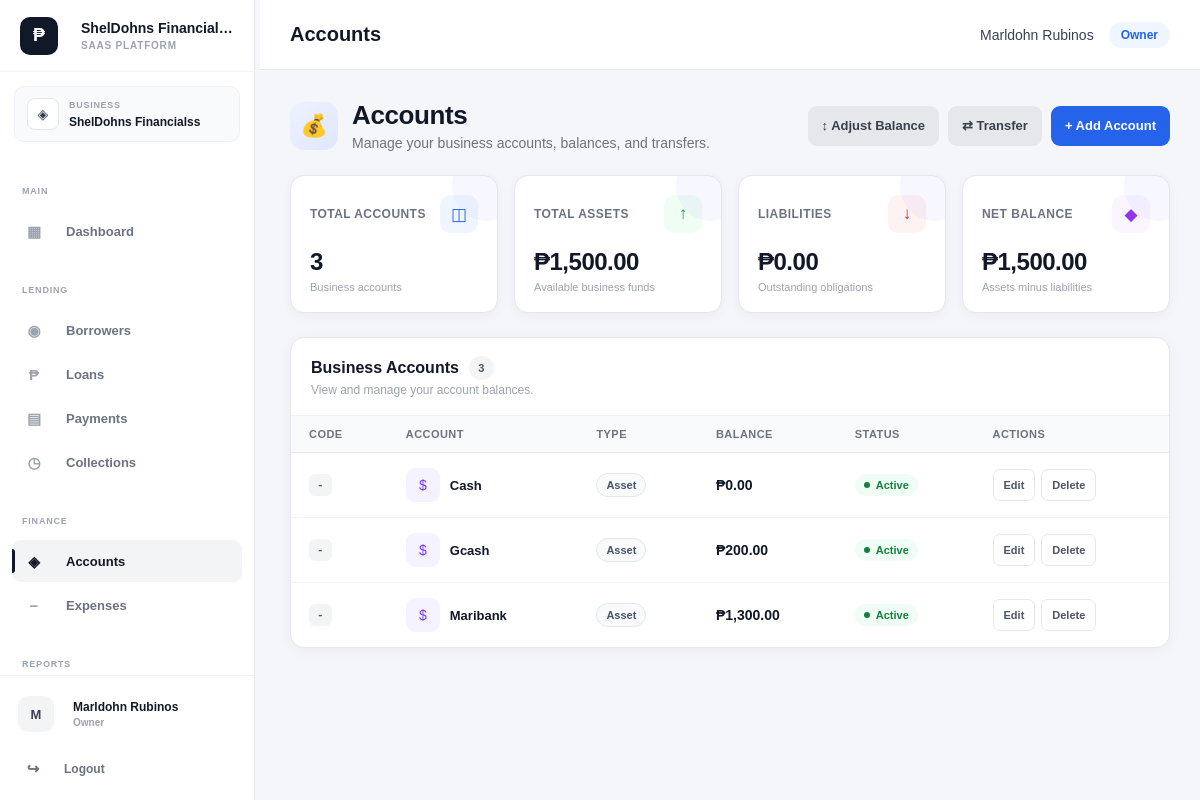
The app's page /public/index.php?url=accounts (signed in) with its own data.
### tables this page shows
CREATE TABLE `accounts` (
  `id` int(10) UNSIGNED NOT NULL,
  `business_id` bigint(20) UNSIGNED NOT NULL,
  `account_name` varchar(150) NOT NULL,
  `account_type` varchar(50) DEFAULT NULL,
  `balance` decimal(15,2) NOT NULL DEFAULT 0.00,
  `status` enum('active','inactive') NOT NULL DEFAULT 'active',
  `created_by` int(10) UNSIGNED DEFAULT NULL,
  `created_at` timestamp NOT NULL DEFAULT current_timestamp(),
  `updated_at` timestamp NOT NULL DEFAULT current_timestamp() ON UPDATE current_timestamp()
);

### app/views/accounts/index.php (the view, shortened to what the rows shown need)
<?php
$accounts = is_array($accounts ?? null)
    ? $accounts
    : [];
?>
<!DOCTYPE html>
<html lang="en">
<head>
    <link
        rel="stylesheet"
        href="assets/css/style.css"
    >
</head>
<body>
<div class="main-content">
    <div class="container accounts-page">
        <div class="accounts-header">
            <div class="accounts-heading">
                <div>
                    <h1>
                        Accounts
                    </h1>
                </div>
            </div>
        </div>
        <div class="accounts-panel">
            <div class="accounts-panel-header">
                <div>
                    <div class="accounts-panel-title">
                        <h2>
                            Business Accounts
                        </h2>
                    </div>
                </div>
            </div>
            <?php if (empty($accounts)): ?>
                <div class="accounts-empty">
                    <div class="accounts-empty-icon">
                        💰
                    </div>
                    <h3>
                        No Accounts Yet
                    </h3>
                    <p>
                        Create your first business account
                        to start tracking balances,
                        transfers, and financial activity.
                    </p>
                    <button
                        type="button"
                        class="btn btn-primary"
                        onclick="openCreateModal()"
                    >
                        + Add Your First Account
                    </button>
                </div>
            <?php else: ?>
                <div class="accounts-table-wrapper">
                    <table class="accounts-table">
                        <thead>
                            <tr>
                                <th>
                                    Code
                                </th>
                                <th>
                                    Account
                                </th>
                                <th>
                                    Type
                                </th>
                                <th>
                                    Balance
                                </th>
                                <th>
                                    Status
                                </th>
                                <th>
                                    Actions
                                </th>
                            </tr>
                        </thead>
                        <tbody>
                        <?php foreach (
                            $accounts as $account
                        ): ?>
                            <?php
                            $accountId =
                                (int)(
                                    $account['id']
                                    ?? 0
                                );
                            $accountCode =
                                $account['account_code']
                                ?? $account['code']
                                ?? '';
                            $accountName =
                                $account['account_name']
                                ?? $account['name']
                                ?? '';
                            $accountType =
                                $account['account_type']
                                ?? $account['type']
                                ?? '';
                            $accountBalance =
                                (float)(
                                    $account['balance']
                                    ?? $account['current_balance']
                                    ?? 0
                                );
                            $accountStatus =
                                strtolower(
                                    trim(
                                        $account['status']
                                        ?? 'active'
                                    )
                                );
                            $formattedType =
                                ucfirst(
                                    str_replace(
                                        '_',
                                        ' ',
                                        $accountType
                                    )
                                );
                            $statusClass =
                                match ($accountStatus) {
                                    'active' =>
                                        'status-active',
                                    'inactive' =>
                                        'status-inactive',
                                    'suspended' =>
                                        'status-suspended',
                                    default =>
                                        'status-default'
                                };
                            ?>
                            <tr>
                                <td>
                                    <span class="account-code">
                                        <?= htmlspecialchars(
                                            $accountCode ?: '-',
                                            ENT_QUOTES,
                                            'UTF-8'
                                        ) ?>
                                    </span>
                                </td>
                                <td>
                                    <div
                                        class="
                                            account-name-cell
                                        "
                                    >
                                        <div
                                            class="
                                                account-name-icon
                                            "
                                        >
                                            $
                                        </div>
                                        <span
                                            class="account-name"
                                        >
                                            <?= htmlspecialchars(
                                                $accountName ?: '-',
                                                ENT_QUOTES,
                                                'UTF-8'
                                            ) ?>
                                        </span>
                                    </div>
                                </td>
                                <td>
                                    <span
                                        class="
                                            account-type-badge
                                        "
                                    >
                                        <?= htmlspecialchars(
                                            $formattedType,
                                            ENT_QUOTES,
                                            'UTF-8'
                                        ) ?>
                                    </span>
                                </td>
                                <td>
                                    <span
                                        class="account-balance"
                                    >
                                        ₱<?= number_format(
                                            $accountBalance,
                                            2
                                        ) ?>
                                    </span>
                                </td>
                                <td>
                                    <span
                                        class="
                                            status-pill
                                            <?= htmlspecialchars(
                                                $statusClass,
                                                ENT_QUOTES,
                                                'UTF-8'
                                            ) ?>
                                        "
                                    >
                                        <?= htmlspecialchars(
                                            ucfirst(
                                                $accountStatus
                                            ),
                                            ENT_QUOTES,
                                            'UTF-8'
                                        ) ?>
                                    </span>
                                </td>
                                <td>
                                    <div
                                        class="
                                            account-row-actions
                                        "
                                    >
                                        <button
                                            type="button"
                                            class="table-action edit-account-btn"
                                            data-account-id="<?= $accountId ?>"
                                            data-account-name="<?= htmlspecialchars(
                                                $accountName,
                                                ENT_QUOTES,
                                                'UTF-8'
                                            ) ?>"
                                            data-account-type="<?= htmlspecialchars(
                                                $accountType,
                                                ENT_QUOTES,
                                                'UTF-8'
                                            ) ?>"
                                            data-account-balance="<?= htmlspecialchars(
                                                (string)$accountBalance,
                                                ENT_QUOTES,
                                                'UTF-8'
                                            ) ?>"
                                            data-account-status="<?= htmlspecialchars(
                                                $accountStatus,
                                                ENT_QUOTES,
                                                'UTF-8'
                                            ) ?>"
                                        >
                                            Edit
                                        </button>
                                        <form
                                            method="POST"
                                            action="index.php?url=accounts/delete"
                                            style="display:inline;"
                                            onsubmit="
                                                return confirm(
                                                    'Are you sure you want to delete this account?'
                                                );
                                            "
                                        >
                                            <button
                                                type="submit"
                                                class="
                                                    table-action
                                                    table-action-delete
                                                "
                                            >
                                                Delete
                                            </button>
                                        </form>
                                    </div>
                                </td>
                            </tr>
                        <?php endforeach; ?>
                        </tbody>
                    </table>
                </div>
            <?php endif; ?>
        </div>
    </div>
</div>
</body>
</html>

### records on screen
accounts: accountCode "-", account_name "Cash", account_type "Asset", balance "0.00", status "Active"
accounts: accountCode "-", account_name "Gcash", account_type "Asset", balance "200.00", status "Active"
accounts: accountCode "-", account_name "Maribank", account_type "Asset", balance "1,300.00", status "Active"

### other values on screen
$sidebarBrandName "ShelDohns Financialss"
$sidebarBrandTagline "SAAS PLATFORM"
$business['name'] "ShelDohns Financialss"
$avatarLetter "M"
$displayName "Marldohn Rubinos"
$displayRole "Owner"
$totalAccounts "3"
$totalAssets "1,500.00"
$totalLiabilities "0.00"
$netBalance "1,500.00"
